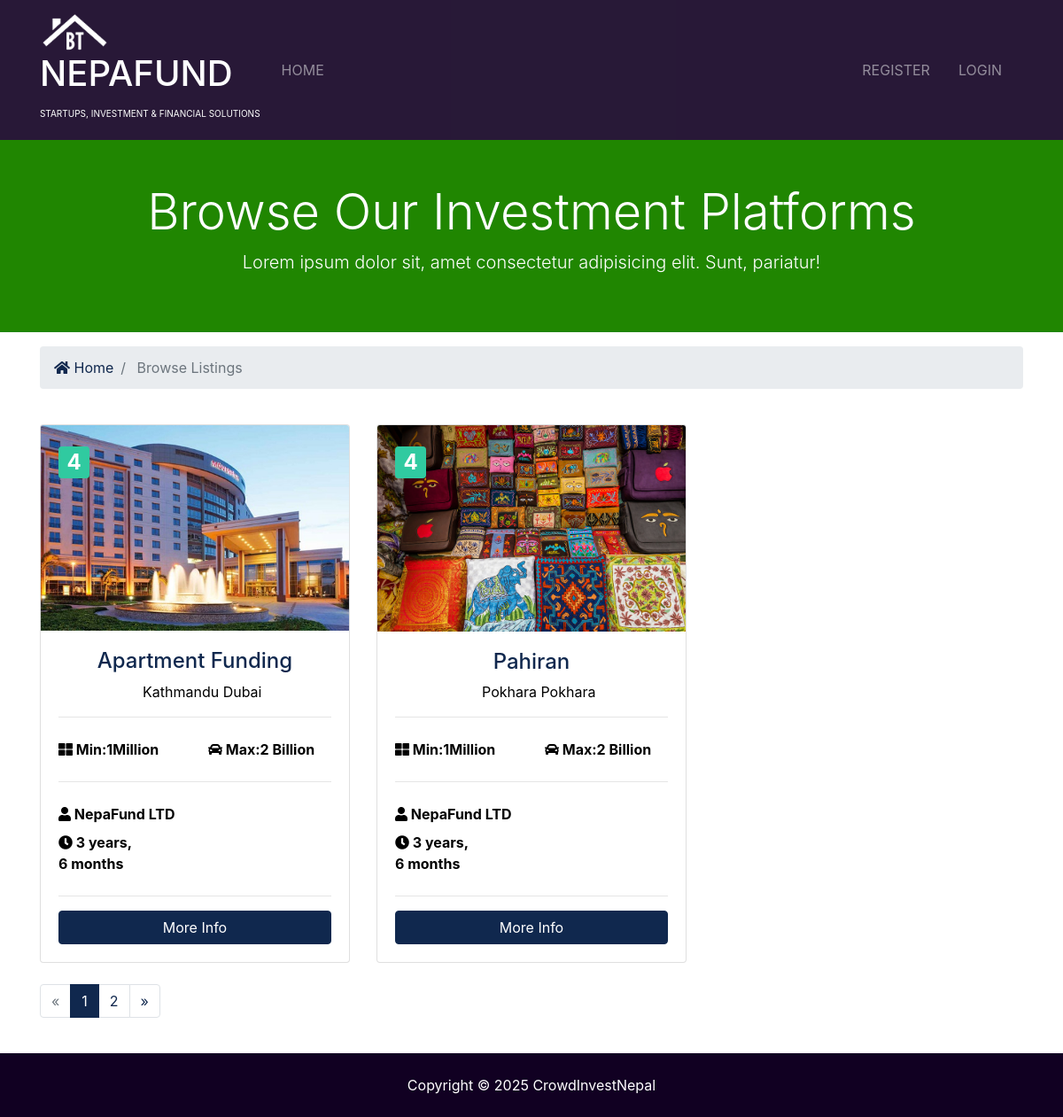
Screenshot of /platforms/ with the database file from the repository.
### platforms/models.py (models this page shows, shortened)
class Platform(models.Model):
    data= models.ForeignKey(Data, on_delete=models.DO_NOTHING)
    title=models.CharField(max_length=200)
    address=models.CharField(max_length=200)
    city=models.CharField(max_length=200)
    state=models.CharField(max_length=100)
    zipcode=models.CharField(max_length=20)
    description=models.TextField(blank=True)
    price=models.IntegerField()
    minprice=models.IntegerField()
    maxprice=models.IntegerField()
    photo_main=models.ImageField(upload_to='photos/%Y/%m/%d/')
    photo_1=models.ImageField(upload_to='photos/%Y/%m/%d/', blank=True)
    photo_2=models.ImageField(upload_to='photos/%Y/%m/%d/', blank=True)
    photo_3=models.ImageField(upload_to='photos/%Y/%m/%d/', blank=True)
    photo_4=models.ImageField(upload_to='photos/%Y/%m/%d/', blank=True)
    photo_5=models.ImageField(upload_to='photos/%Y/%m/%d/', blank=True)
    photo_6=models.ImageField(upload_to='photos/%Y/%m/%d/', blank=True)
    is_published=models.BooleanField(default=True)
    invest_date=models.DateTimeField(default=datetime.now, blank=True)

### data/models.py (models this page shows)
class Data(models.Model):
    name=models.CharField(max_length=200)
    photo=models.ImageField(upload_to='photos/%Y/%m/%d')
    description=models.TextField(blank=True)
    phone=models.CharField(max_length=20)
    email=models.CharField(max_length=50)
    hire_date=models.DateTimeField(default=datetime.now, blank=True)
    def __str__ (self):
      return self.name

### platforms/views.py (the view)
# urls.py: path('',views.index, name='home'),
def index(request):
    platforms=Platform.objects.order_by('-invest_date').filter(is_published=True)
    paginator=Paginator(platforms, 2)
    page=request.GET.get('page')
    paged_platforms=paginator.get_page(page)
    context={
        'platforms':paged_platforms
    }
    return render(request,'platforms/platforms.html', context)

### templates/platforms/platforms.html (shortened to what this page needs)
{% extends 'base.html' %}
{% load humanize %}
{% block content %}
<section id="showcase-inner" class="py-5 text-white">
    <div class="container">
      <div class="row text-center">
        <div class="col-md-12">
          <h1 class="display-4">Browse Our Investment Platforms {{name}}</h1>
          <p class="lead">Lorem ipsum dolor sit, amet consectetur adipisicing elit. Sunt, pariatur!</p>
        </div>
      </div>
    </div>
  </section>
  <section id="bc" class="mt-3">
    <div class="container">
      <nav aria-label="breadcrumb">
        <ol class="breadcrumb">
          <li class="breadcrumb-item">
            <a href="{% url 'home' %}">
              <i class="fas fa-home"></i> Home</a>
          </li>
          <li class="breadcrumb-item active"> Browse Listings</li>
        </ol>
      </nav>
    </div>
  </section>
  <section id="listings" class="py-4">
    <div class="container">
      <div class="row">
        {% if platforms %}
          {% for platform in platforms %}
        <div class="col-md-6 col-lg-4 mb-4">
          <div class="card listing-preview">
            <img class="card-img-top" src="{{platform.photo_main.url}}" alt="">
            <div class="card-img-overlay">
              <h2>
                <span class="badge badge-secondary text-white">{{platform.price | intcomma}}</span>
              </h2>
            </div>
            <div class="card-body">
              <div class="listing-heading text-center">
                <h4 class="text-primary">{{platform.title}}</h4>
                <p>
                  <i class="fas fa-map-marker text-secondary"></i> {{platform.city}} {{platform.address}}</p>
              </div>
              <hr>
              <div class="row py-2 text-secondary">
                <div class="col-6">
                  <i class="fas fa-th-large"></i> Min:{{platform.minprice}}Million</div>
                <div class="col-6">
                  <i class="fas fa-car"></i> Max:{{platform.maxprice}} Billion</div>
              </div>
              <hr>
              <div class="row py-2 text-secondary">
                <div class="col-12">
                  <i class="fas fa-user"></i> {{platform.data}}</div>
              </div>
              <div class="row text-secondary pb-2">
                <div class="col-6">
                  <i class="fas fa-clock"></i> {{platform.invest_date | timesince}}</div>
              </div>
              <hr>
              <a href="{% url 'platform' platform.id %}" class="btn btn-primary btn-block">More Info</a>
            </div>
          </div>
        </div>
          {% endfor %}
        {% else %}
          <div class="col-md-12">
            <p>No Platfroms Available<p>
          </div>
        {% endif %}
      </div>
      <div class="row">
        <div class="col-md-12">
          {% if platforms.has_other_pages %}
            <ul class="pagination">
            {% if platforms.has_previous %}
                <li class="page-item">
                  <a href="?page={{platforms.previous_page_number}}" class="page-link">&laquo;</a>
                </li>
             {% else %}
               <li class="page-item disabled">
                 <a class="page-link">&laquo;</a>
               </li>
            {% endif %}
            {% for i in platforms.paginator.page_range %}
              {% if platforms.number == i %}
                <li class="page-item active">
                  <a class="page-link">{{i}}</a>
                </li>
              {% else %}
                  <li class="page-item">
                    <a href="?page={{i}}" class="page-link">{{i}}</a>
                  </li>
              {% endif %}
            {% endfor %}
            {% if platforms.has_next %}
                <li class="page-item">
                  <a href="?page={{platforms.next_page_number}}" class="page-link">&raquo;</a>
                </li>
             {% else %}
               <li class="page-item disabled">
                 <a class="page-link">&raquo;</a>
               </li>
            {% endif %}
          </ul>
          {% endif %}
        </div>
      </div>
    </div>
  </section>
{% endblock %}

### crowdnepal/static/css/app/all.css (style rules this page uses)
.fa, .fas, .far, .fal, .fab { -moz-osx-font-smoothing: grayscale; -webkit-font-smoothing: antialiased; display: inline-block; font-style: normal; font-variant: normal; text-rendering: auto; line-height: 1; }
.fa-car:before { content: "\f1b9"; }
.fa-clock:before { content: "\f017"; }
.fa-home:before { content: "\f015"; }
.fa-map-marker:before { content: "\f041"; }
.fa-th-large:before { content: "\f009"; }
.fa-user:before { content: "\f007"; }
.fa, .fas { font-family: 'Font Awesome 5 Free'; font-weight: 900; }

### crowdnepal/static/css/app/styles.css (style rules this page uses)
img { width: 100%; }
#showcase-inner { background: url(../img/building.jpg) no-repeat top center fixed/cover; position: relative; overflow: hidden; min-height: 200px; }
#showcase-inner::before { content: ''; position: absolute; top: 0; left: 0; min-height: 100%; width: 100%; background: rgba(32, 134, 0.8); }
.listing-preview a { position: relative; }

### rows the page displays
Platform: photo_main (picture), price "4", title "Apartment Funding", city "Kathmandu", address "Dubai", minprice "1", maxprice "2", data "NepaFund LTD", invest_date "3 years, 6 months"
Platform: photo_main (picture), price "4", title "Pahiran", city "Pokhara", address "Pokhara", minprice "1", maxprice "2", data "NepaFund LTD", invest_date "3 years, 6 months"

### other values shown
{{ i }} "1"
{{ i }} "2"
